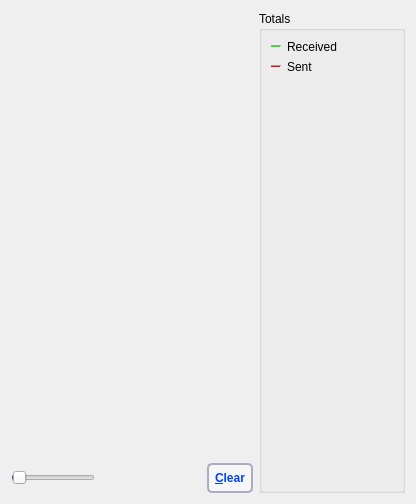
     <widget class="QWidget" name="tab_nettraffic">
      <attribute name="title">
       <string>&amp;Network Traffic</string>
      </attribute>
      <layout class="QHBoxLayout" name="horizontalLayout_3">
       <item>
        <layout class="QVBoxLayout" name="verticalLayout_4">
         <item>
          <widget class="TrafficGraphWidget" name="trafficGraph" native="true">
           <property name="sizePolicy">
            <sizepolicy hsizetype="Expanding" vsizetype="Expanding">
             <horstretch>0</horstretch>
             <verstretch>0</verstretch>
            </sizepolicy>
           </property>
          </widget>
         </item>
         <item>
          <layout class="QHBoxLayout" name="horizontalLayout_2">
           <item>
            <widget class="QSlider" name="sldGraphRange">
             <property name="minimum">
              <number>1</number>
             </property>
             <property name="maximum">
              <number>288</number>
             </property>
             <property name="pageStep">
              <number>12</number>
             </property>
             <property name="value">
              <number>6</number>
             </property>
             <property name="orientation">
              <enum>Qt::Horizontal</enum>
             </property>
            </widget>
           </item>
           <item>
            <widget class="QLabel" name="lblGraphRange">
             <property name="minimumSize">
              <size>
               <width>100</width>
               <height>0</height>
              </size>
             </property>
             <property name="alignment">
              <set>Qt::AlignCenter</set>
             </property>
            </widget>
           </item>
           <item>
            <widget class="QPushButton" name="btnClearTrafficGraph">
             <property name="styleSheet">
              <string notr="true"> background: #f6f6f6; border: 2px solid #a9adc4; border-radius: 5px; padding: 6px; text-transform: uppercase; color: #0343f6; font-weight: bold</string>
             </property>
             <property name="text">
              <string>&amp;Clear</string>
             </property>
             <property name="autoDefault">
              <bool>false</bool>
             </property>
            </widget>
           </item>
          </layout>
         </item>
        </layout>
       </item>
       <item>
        <layout class="QVBoxLayout" name="verticalLayout">
         <item>
          <widget class="QGroupBox" name="groupBox">
           <property name="title">
            <string>Totals</string>
           </property>
           <layout class="QVBoxLayout" name="verticalLayout_5">
            <item>
             <layout class="QHBoxLayout" name="horizontalLayout_4">
              <item>
               <widget class="Line" name="line">
                <property name="sizePolicy">
                 <sizepolicy hsizetype="Fixed" vsizetype="Fixed">
                  <horstretch>0</horstretch>
                  <verstretch>0</verstretch>
                 </sizepolicy>
                </property>
                <property name="minimumSize">
                 <size>
                  <width>10</width>
                  <height>0</height>
                 </size>
                </property>
                <property name="palette">
                 <palette>
                  <active>
                   <colorrole role="Button">
                    <brush brushstyle="SolidPattern">
                     <color alpha="255">
                      <red>239</red>
                      <green>241</green>
                      <blue>244</blue>
                     </color>
                    </brush>
                   </colorrole>
                   <colorrole role="Light">
                    <brush brushstyle="SolidPattern">
                     <color alpha="255">
                      <red>0</red>
                      <green>255</green>
                      <blue>0</blue>
                     </color>
                    </brush>
                   </colorrole>
                   <colorrole role="Base">
                    <brush brushstyle="SolidPattern">
                     <color alpha="255">
                      <red>239</red>
                      <green>241</green>
                      <blue>244</blue>
                     </color>
                    </brush>
                   </colorrole>
                   <colorrole role="Window">
                    <brush brushstyle="SolidPattern">
                     <color alpha="255">
                      <red>239</red>
                      <green>241</green>
                      <blue>244</blue>
                     </color>
                    </brush>
                   </colorrole>
                  </active>
                  <inactive>
                   <colorrole role="Button">
                    <brush brushstyle="SolidPattern">
                     <color alpha="255">
                      <red>239</red>
                      <green>241</green>
                      <blue>244</blue>
                     </color>
                    </brush>
                   </colorrole>
                   <colorrole role="Light">
                    <brush brushstyle="SolidPattern">
                     <color alpha="255">
                      <red>0</red>
                      <green>255</green>
                      <blue>0</blue>
                     </color>
                    </brush>
                   </colorrole>
                   <colorrole role="Base">
                    <brush brushstyle="SolidPattern">
                     <color alpha="255">
                      <red>239</red>
                      <green>241</green>
                      <blue>244</blue>
                     </color>
                    </brush>
                   </colorrole>
                   <colorrole role="Window">
                    <brush brushstyle="SolidPattern">
                     <color alpha="255">
                      <red>239</red>
                      <green>241</green>
                      <blue>244</blue>
                     </color>
                    </brush>
                   </colorrole>
                  </inactive>
                  <disabled>
                   <colorrole role="Button">
                    <brush brushstyle="SolidPattern">
                     <color alpha="255">
                      <red>239</red>
                      <green>241</green>
                      <blue>244</blue>
                     </color>
                    </brush>
                   </colorrole>
                   <colorrole role="Light">
                    <brush brushstyle="SolidPattern">
                     <color alpha="255">
                      <red>0</red>
                      <green>255</green>
                      <blue>0</blue>
                     </color>
                    </brush>
                   </colorrole>
                   <colorrole role="Base">
                    <brush brushstyle="SolidPattern">
                     <color alpha="255">
                      <red>239</red>
                      <green>241</green>
                      <blue>244</blue>
                     </color>
                    </brush>
                   </colorrole>
                   <colorrole role="Window">
                    <brush brushstyle="SolidPattern">
                     <color alpha="255">
                      <red>239</red>
                      <green>241</green>
                      <blue>244</blue>
                     </color>
                    </brush>
                   </colorrole>
                  </disabled>
                 </palette>
                </property>
                <property name="orientation">
                 <enum>Qt::Horizontal</enum>
                </property>
               </widget>
              </item>
              <item>
               <widget class="QLabel" name="label_16">
                <property name="text">
                 <string>Received</string>
                </property>
               </widget>
              </item>
              <item>
               <widget class="QLabel" name="lblBytesIn">
                <property name="minimumSize">
                 <size>
                  <width>50</width>
                  <height>0</height>
                 </size>
                </property>
                <property name="alignment">
                 <set>Qt::AlignRight|Qt::AlignTrailing|Qt::AlignVCenter</set>
                </property>
               </widget>
              </item>
             </layout>
            </item>
            <item>
             <layout class="QHBoxLayout" name="horizontalLayout_5">
              <item>
               <widget class="Line" name="line_2">
                <property name="sizePolicy">
                 <sizepolicy hsizetype="Fixed" vsizetype="Fixed">
                  <horstretch>0</horstretch>
                  <verstretch>0</verstretch>
                 </sizepolicy>
                </property>
                <property name="minimumSize">
                 <size>
                  <width>10</width>
                  <height>0</height>
                 </size>
                </property>
                <property name="palette">
                 <palette>
                  <active>
                   <colorrole role="Button">
                    <brush brushstyle="SolidPattern">
                     <color alpha="255">
                      <red>239</red>
                      <green>241</green>
                      <blue>244</blue>
                     </color>
                    </brush>
                   </colorrole>
                   <colorrole role="Light">
                    <brush brushstyle="SolidPattern">
                     <color alpha="255">
                      <red>255</red>
                      <green>0</green>
                      <blue>0</blue>
                     </color>
                    </brush>
                   </colorrole>
                   <colorrole role="Base">
                    <brush brushstyle="SolidPattern">
                     <color alpha="255">
                      <red>239</red>
                      <green>241</green>
                      <blue>244</blue>
                     </color>
                    </brush>
                   </colorrole>
                   <colorrole role="Window">
                    <brush brushstyle="SolidPattern">
                     <color alpha="255">
                      <red>239</red>
                      <green>241</green>
                      <blue>244</blue>
                     </color>
                    </brush>
                   </colorrole>
                  </active>
                  <inactive>
                   <colorrole role="Button">
                    <brush brushstyle="SolidPattern">
                     <color alpha="255">
                      <red>239</red>
                      <green>241</green>
                      <blue>244</blue>
                     </color>
                    </brush>
                   </colorrole>
                   <colorrole role="Light">
                    <brush brushstyle="SolidPattern">
                     <color alpha="255">
                      <red>255</red>
                      <green>0</green>
                      <blue>0</blue>
                     </color>
                    </brush>
                   </colorrole>
                   <colorrole role="Base">
                    <brush brushstyle="SolidPattern">
                     <color alpha="255">
                      <red>239</red>
                      <green>241</green>
                      <blue>244</blue>
                     </color>
                    </brush>
                   </colorrole>
                   <colorrole role="Window">
                    <brush brushstyle="SolidPattern">
                     <color alpha="255">
                      <red>239</red>
                      <green>241</green>
                      <blue>244</blue>
                     </color>
                    </brush>
                   </colorrole>
                  </inactive>
                  <disabled>
                   <colorrole role="Button">
                    <brush brushstyle="SolidPattern">
                     <color alpha="255">
                      <red>239</red>
                      <green>241</green>
                      <blue>244</blue>
                     </color>
                    </brush>
                   </colorrole>
                   <colorrole role="Light">
                    <brush brushstyle="SolidPattern">
                     <color alpha="255">
                      <red>255</red>
                      <green>0</green>
                      <blue>0</blue>
                     </color>
                    </brush>
                   </colorrole>
                   <colorrole role="Base">
                    <brush brushstyle="SolidPattern">
                     <color alpha="255">
                      <red>239</red>
                      <green>241</green>
                      <blue>244</blue>
                     </color>
                    </brush>
                   </colorrole>
                   <colorrole role="Window">
                    <brush brushstyle="SolidPattern">
                     <color alpha="255">
                      <red>239</red>
                      <green>241</green>
                      <blue>244</blue>
                     </color>
                    </brush>
                   </colorrole>
                  </disabled>
                 </palette>
                </property>
                <property name="orientation">
                 <enum>Qt::Horizontal</enum>
                </property>
               </widget>
              </item>
              <item>
               <widget class="QLabel" name="label_17">
                <property name="text">
                 <string>Sent</string>
                </property>
               </widget>
              </item>
              <item>
               <widget class="QLabel" name="lblBytesOut">
                <property name="minimumSize">
                 <size>
                  <width>50</width>
                  <height>0</height>
                 </size>
                </property>
                <property name="alignment">
                 <set>Qt::AlignRight|Qt::AlignTrailing|Qt::AlignVCenter</set>
                </property>
               </widget>
              </item>
             </layout>
            </item>
            <item>
             <spacer name="verticalSpacer_4">
              <property name="orientation">
               <enum>Qt::Vertical</enum>
              </property>
              <property name="sizeHint" stdset="0">
               <size>
                <width>20</width>
                <height>407</height>
               </size>
              </property>
             </spacer>
            </item>
           </layout>
          </widget>
         </item>
        </layout>
       </item>
      </layout>
     </widget>
